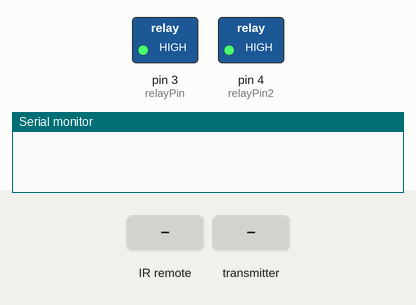
A sketch run on a simulated Arduino Uno, built with avr-gcc and run on an emulated ATmega328P. Shown: switched loads named in the sketch (green lamp = pin HIGH), the last lines printed to the serial monitor. Inputs (shaded band) come from the test bench. No radio packets arrive unless stated.

Above: at 1.2 s.
1.3 s: infrared code 0x763714 received
At 2.7 s:
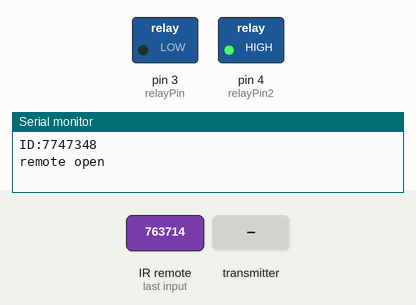
3.2 s: the transmitter starts sending button_state = 0
At 4.4 s:
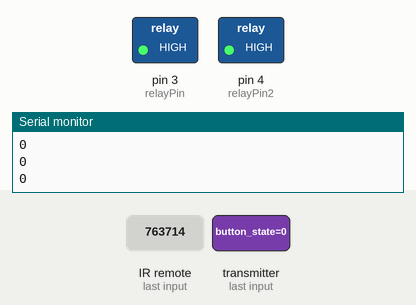
4.7 s: the transmitter starts sending button_state = 1
At 5.6 s:
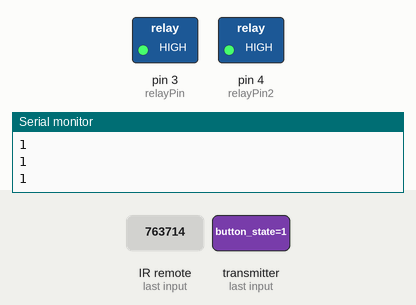
6.2 s: infrared code 0x763712 received
At 6.82 s:
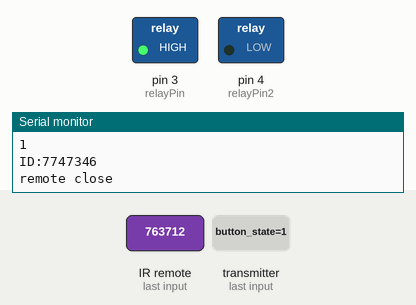
Timing chart, 0 to 9.1 s (numbered marks = the images above; inputs shaded):
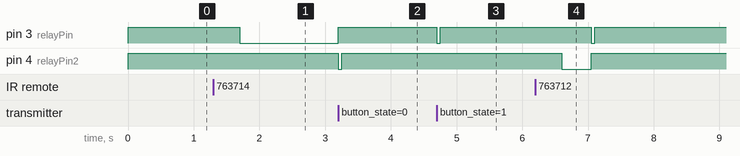

The sketch:

garage_remote_v3.ino
```cpp
/// This code is for personal use not commercial,  developed by Abdelhakim Dh

#include <RCSwitch.h>
#include <SoftwareSerial.h>
#include <SPI.h>
#include <nRF24L01.h>
#include <RF24.h>

RF24 radio(9, 10);  // CE,   CSN
const byte address[6] = "00001";
RCSwitch mySwitch = RCSwitch();
SoftwareSerial MyBlue(6, 5);  // RX | TX


long interval = 14900;  // interval for the gate to open completly

boolean button_state = 0;
long previousMillis = 0;
int open = 0;   // is the door open
int run = 0;    // is the door mouving
int timer = 0;
const int relayPin = 3;   // for opening
const int relayPin2 = 4;  // for closing
int flag = 0;     // BLUETOOTH recived msg

void setup() {
  Serial.begin(9600);
  MyBlue.begin(9600);
  radio.begin();
  radio.openReadingPipe(0, address);  //Setting the address at which we will receive the data
  radio.setPALevel(RF24_PA_MAX);      //You can set this as minimum or maximum depending on the distance between   the transmitter and receiver.
  radio.startListening();             //This sets   the module as receiver
  mySwitch.enableReceive(0);          // RF433 Receiver input on interrupt 0 (D2)
  mySwitch.enableTransmit(5);         // RF433 Transmit output on interrupt 5 (D8)
  pinMode(relayPin, OUTPUT);   // relayPin as output- Optional
  pinMode(relayPin2, OUTPUT);  // relayPin2 as output- Optional
  digitalWrite(relayPin, HIGH);  // My relays are inversed high mean OFF
  digitalWrite(relayPin2, HIGH);  // My re----
}

void loop() {
  unsigned long currentMillis = millis();
  if (mySwitch.available()) {
    Serial.print("ID:");
    Serial.println(mySwitch.getReceivedValue());          //To print remote ID
    int long value = mySwitch.getReceivedValue();              //To store recived ID
    delay(400);            // to prevent doble click
    ////////////////////////////////////////////////REMOTE///////////////////////////////////////////////////////////
    /// change value with your recived remote code
    if (open == 0 && (value == 7747348 || value == 10888932 || value == 6917476)) {
      Serial.println("remote open");
      run = 1;
      open = 1;
      digitalWrite(relayPin, LOW);
      digitalWrite(relayPin2, HIGH);
      mySwitch.send(5393, 24);       //send a feedback over NRF
      previousMillis = currentMillis;
      // secend remote click while door is mouving will stop it
    } else if (run == 1 && (value == 7747348 || value == 10888932 || value == 6917476)) {
      digitalWrite(relayPin, HIGH);
      run = 0;
      Serial.println("stop");
      mySwitch.send(4393, 24);   //send a feedback over NRF
    }
    mySwitch.resetAvailable();  //clear recived code
    //----------------------- close ----
    if (open == 1 && (value == 7747346 || value == 10888930 || value == 6917480)) {
      Serial.println("remote close");
      digitalWrite(relayPin2, LOW);
      digitalWrite(relayPin, HIGH);

      run = 1;
      open = 0;
      mySwitch.send(5393, 24);
      previousMillis = currentMillis;
      // secend remote click while door is mouving will stop it
    } else if (run == 1 && (value == 7747346 || value == 10888930 || value == 6917480)) {
      digitalWrite(relayPin2, HIGH);
      run = 0;
      mySwitch.send(4393, 24); //send a feedback over NRF
      mySwitch.resetAvailable();  //clear recived code
    }
    mySwitch.resetAvailable(); //clear unwanted remote codes
  }
  ///////////////////////////////////////BLUETOOTH///////////////////////////////////////////////////////////
  if (MyBlue.available() > 0) {
    flag = MyBlue.read();
    delay(500);
    {
      //Serial.print(flag);
      if (flag == 3 && open == 1) {
        Serial.println("open blut");
        digitalWrite(relayPin2, LOW);
        digitalWrite(relayPin, HIGH);
        run = 1;
        open = 0;
        flag = 0;
        previousMillis = currentMillis;
      } else if (run == 1 && flag == 3) {
        Serial.println("stop blut");
        digitalWrite(relayPin2, HIGH);
        run = 0;
        flag = 0;
      }
      //-------------------
      if (flag == 2 && open == 0) {
        Serial.println("close blut");
        digitalWrite(relayPin, LOW);
        digitalWrite(relayPin2, HIGH);
        run = 1;
        open = 1;
        flag = 0;
        previousMillis = currentMillis;
      } else if (run == 1 && flag == 2) {
        Serial.println("stop blut");
        digitalWrite(relayPin, HIGH);
        run = 0;
        flag = 0;
      }
    }
  }
  ////////////////////////////////////////////RADIO RF///////////////////////////////////////////////////////////////////
  if (radio.available())  //Looking   for the data.
  {
    radio.read(&button_state,   sizeof(button_state));
      Serial.println(button_state);
      if (open ==0 && button_state == 1) {
        Serial.println("open radio");
        digitalWrite(relayPin, LOW);
        digitalWrite(relayPin2, HIGH);
        run = 1;
        open = 1;
        previousMillis = currentMillis;
    }
    else if (run == 1 && button_state == 1) {
        Serial.println("stop radio");
        digitalWrite(relayPin, HIGH);
        run = 0;
      }
  if (open ==1 &&button_state == 0) {
      Serial.println("close radio");
        digitalWrite(relayPin2, LOW);
        digitalWrite(relayPin, HIGH);
        run = 1;
        open = 0;
        previousMillis = currentMillis;
    }
    else if (run == 1 && button_state == 0) {
        Serial.println("stop radio");
        digitalWrite(relayPin2, HIGH);
        run = 0;
    }
    }
  /////////////////////////////////////////////////TIMER///////////////////////////////////////////////////////////////////
  if (currentMillis - previousMillis >= interval) {
    previousMillis = currentMillis;
    digitalWrite(relayPin, HIGH);
    digitalWrite(relayPin2, HIGH);
    flag = 0;
    run = 0;
    // mySwitch.send(4393, 24);
    Serial.print("run state:");
    Serial.print(run);
    Serial.print("  open state:");
    Serial.println(open);
  }
  /////////////////////////////////////////////////////////////////////////////////////////////////////////////////////////////////////
}
```

Measured:
- after the input at 1.3 s, pin 3 (relayPin): HIGH → LOW after 0.40 s
- after the input at 3.2 s, pin 3 (relayPin): LOW → HIGH at once; pin 4 (relayPin2): HIGH → LOW at once, → HIGH 0.05 s later
- after the input at 4.7 s, pin 3 (relayPin): HIGH → LOW at once, → HIGH 0.05 s later
- after the input at 6.2 s, pin 3 (relayPin): HIGH → LOW after 0.85 s, → HIGH 0.05 s later; pin 4 (relayPin2): HIGH → LOW after 0.40 s, → HIGH 0.45 s later
